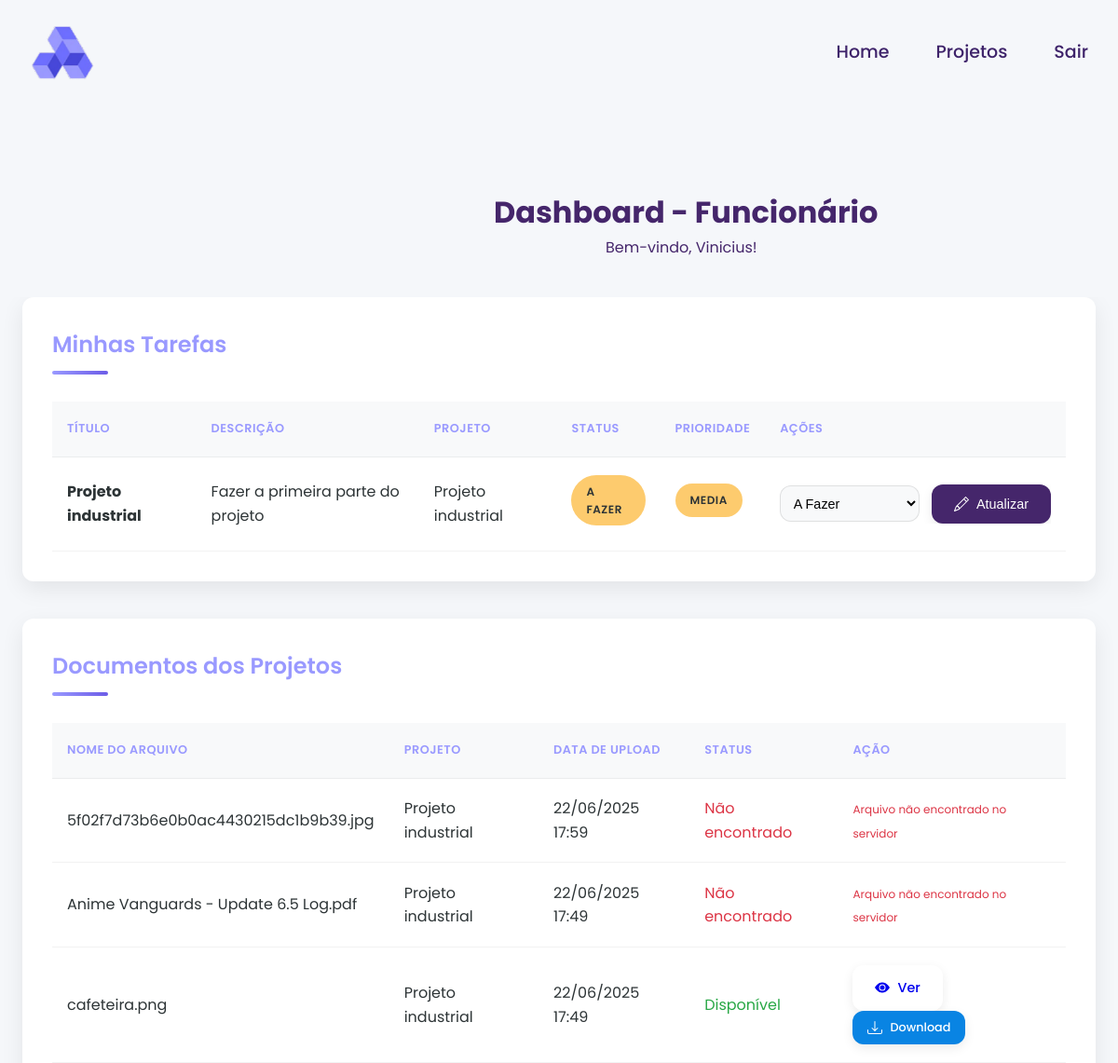
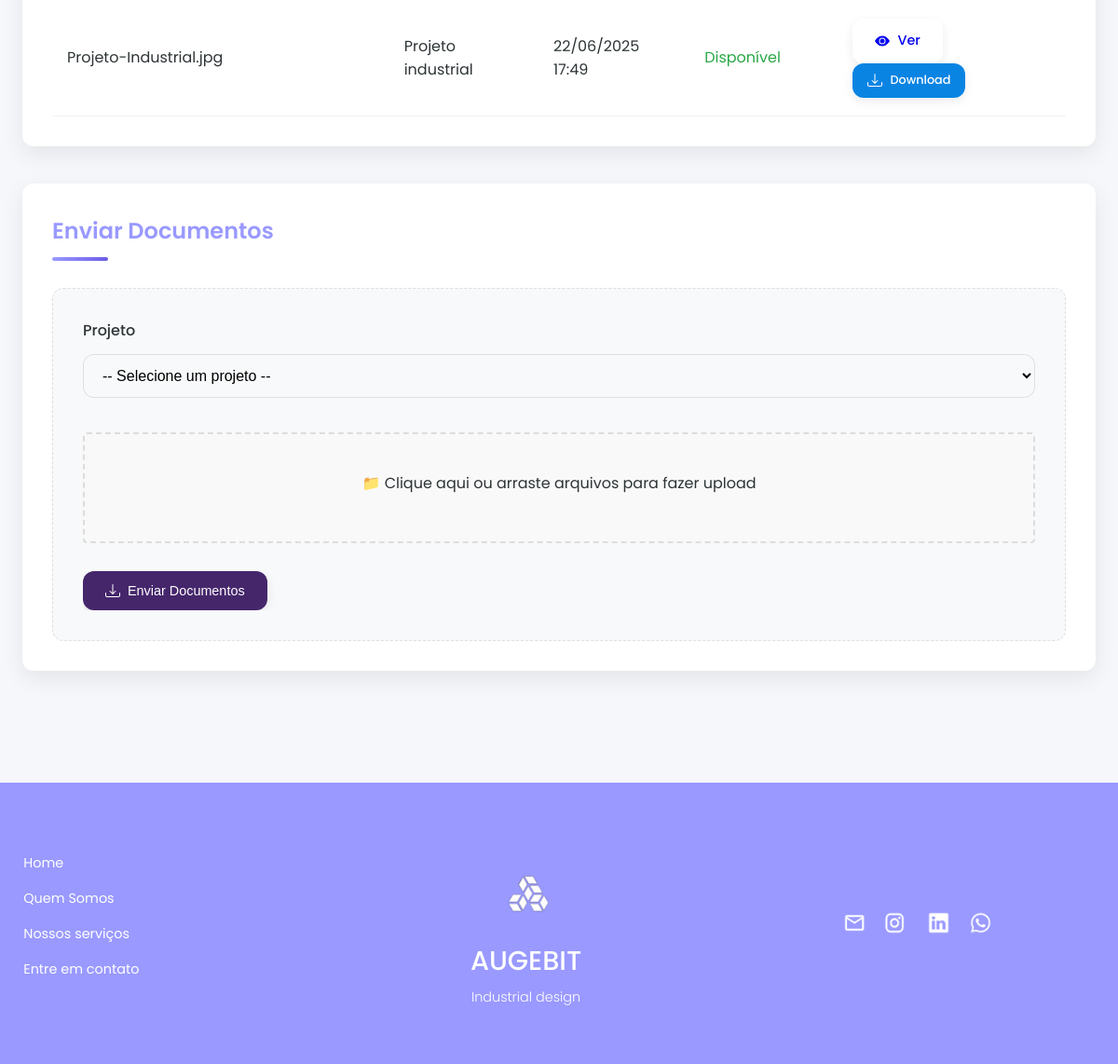
Page /funcionario/dashboard_funcionario.php (signed in) on the committed database (2 pictures, top to bottom).
### tables this page shows
CREATE TABLE `tarefas` (
  `id` int(11) NOT NULL,
  `titulo` varchar(255) NOT NULL,
  `descricao` text DEFAULT NULL,
  `status` enum('a_fazer','em_progresso','concluido') DEFAULT 'a_fazer',
  `prioridade` enum('baixa','media','alta') DEFAULT 'media',
  `prazo` date DEFAULT NULL,
  `projeto_id` int(11) DEFAULT NULL,
  `funcionario_id` int(11) DEFAULT NULL,
  `criado_em` timestamp NOT NULL DEFAULT current_timestamp()
);

CREATE TABLE `projetos` (
  `id` int(11) NOT NULL,
  `titulo` varchar(255) NOT NULL,
  `descricao` text DEFAULT NULL,
  `cliente_id` int(11) DEFAULT NULL,
  `status` enum('pendente','aprovado','em_andamento','finalizado','ajustes') DEFAULT 'pendente',
  `data_inicio` date DEFAULT NULL,
  `data_fim` date DEFAULT NULL,
  `criado_em` timestamp NOT NULL DEFAULT current_timestamp()
);

CREATE TABLE `uploads` (
  `id` int(11) NOT NULL,
  `nome_arquivo` varchar(255) NOT NULL,
  `caminho_arquivo` varchar(255) NOT NULL,
  `projeto_id` int(11) DEFAULT NULL,
  `enviado_em` timestamp NOT NULL DEFAULT current_timestamp(),
  `tamanho_arquivo` bigint(20) DEFAULT NULL,
  `tipo_mime` varchar(100) DEFAULT NULL,
  `data_upload` timestamp NOT NULL DEFAULT current_timestamp(),
  `status_arquivo` enum('ativo','excluido') DEFAULT 'ativo',
  `enviado_por` int(11) DEFAULT NULL
);

### funcionario/dashboard_funcionario.php (the view, shortened to what this page needs)
<?php
include '../conexao.php';
$funcionario_id = $_SESSION['usuario_id'] ?? null;
$funcionario_nome = $_SESSION['usuario_nome'] ?? 'Funcionário';
$result_tarefas = null;
$result_documentos = null;
function obterUrlDownload($caminho_arquivo, $projeto_id = null) {
    $base_url = '/augebit/uploads/';
    if (strpos($caminho_arquivo, 'uploads/') !== false) {
        $parte_arquivo = substr($caminho_arquivo, strpos($caminho_arquivo, 'uploads/') + 8);
        return $base_url . $parte_arquivo;
    }
    return $base_url . $caminho_arquivo;
}
function verificarArquivoExiste($caminho_arquivo, $projeto_id = null) {
    $documento_root = $_SERVER['DOCUMENT_ROOT'];
    $caminhos_possiveis = [];
    $caminhos_possiveis[] = $documento_root . '/augebit/uploads/' . $caminho_arquivo;
    $caminhos_possiveis[] = $documento_root . $caminho_arquivo;
    if (strpos($caminho_arquivo, 'uploads/') !== false) {
        $parte_arquivo = substr($caminho_arquivo, strpos($caminho_arquivo, 'uploads/') + 8);
        $caminhos_possiveis[] = $documento_root . '/augebit/uploads/' . $parte_arquivo;
    }
    foreach ($caminhos_possiveis as $caminho) {
        if (file_exists($caminho)) {
            return $caminho;
        }
    }
    return false;
}
if ($funcionario_id) {
    $sql_tarefas = "SELECT t.id, t.titulo, t.descricao, t.status, t.prioridade, p.titulo as projeto_nome
                    FROM tarefas t
                    INNER JOIN projetos p ON t.projeto_id = p.id
                    WHERE t.funcionario_id = ?
                    ORDER BY t.prioridade DESC, t.id DESC";
    $stmt_tarefas = $conn->prepare($sql_tarefas);
    $stmt_tarefas->bind_param("i", $funcionario_id);
    $stmt_tarefas->execute();
    $result_tarefas = $stmt_tarefas->get_result();
    $sql_documentos = "SELECT DISTINCT u.id, u.nome_arquivo, u.caminho_arquivo, u.data_upload, u.projeto_id, p.titulo as projeto_nome
    FROM uploads u
    INNER JOIN projetos p ON u.projeto_id = p.id
    INNER JOIN tarefas t ON t.projeto_id = p.id
    WHERE t.funcionario_id = ?
    ORDER BY u.data_upload DESC";
    $stmt_documentos = $conn->prepare($sql_documentos);
    $stmt_documentos->bind_param("i", $funcionario_id);
    $stmt_documentos->execute();
    $result_documentos = $stmt_documentos->get_result();
}
?>
<!DOCTYPE html>
<html lang="pt-BR">
<head>
</head>
<body>
   <header>
        <div class="logo-header">
            <img src="../assets/img/augebit.logo.png" alt="Logo da empresa">
        </div>
        <nav>
            <ul>
                <li><a href="../index.php" class="active">Home</a></li>
                <li><a href="#projects-section" class="acount">Projetos</a></li>
                <li><a href="../logout.php" class="contato">Sair</a></li>
            </ul>
        </nav>
    </header>
    <div class="header">
        <h1>Dashboard - Funcionário</h1>
        <div class="user-info">
            <span>Bem-vindo, <?php echo htmlspecialchars($funcionario_nome); ?>!</span>
        </div>
    </div>
    <div class="container">
        <div class="section">
            <h2>Minhas Tarefas</h2>
            <?php if ($result_tarefas && $result_tarefas->num_rows > 0): ?>
                <table>
                    <thead>
                        <tr>
                            <th>Título</th>
                            <th>Descrição</th>
                            <th>Projeto</th>
                            <th>Status</th>
                            <th>Prioridade</th>
                            <th>Ações</th>
                        </tr>
                    </thead>
                    <tbody>
                        <?php while ($tarefa = $result_tarefas->fetch_assoc()): ?>
                            <tr>
                                <td><strong><?php echo htmlspecialchars($tarefa['titulo']); ?></strong></td>
                                <td><?php echo htmlspecialchars($tarefa['descricao']); ?></td>
                                <td><?php echo htmlspecialchars($tarefa['projeto_nome']); ?></td>
                                <td>
                                    <span class="badge status-<?php echo $tarefa['status']; ?>">
                                        <?php
                                        switch($tarefa['status']) {
                                            case 'a_fazer': echo 'A Fazer'; break;
                                        }
                                        ?>
                                    </span>
                                </td>
                                <td>
                                    <span class="badge priority-<?php echo $tarefa['prioridade']; ?>">
                                        <?php echo ucfirst($tarefa['prioridade']); ?>
                                    </span>
                                </td>
                                <td>
                                    <form method="POST" action="atualizar_tarefa.php" class="update-form">
                                        <select name="novo_status" required>
                                            <option value="a_fazer" <?php echo ($tarefa['status'] == 'a_fazer') ? 'selected' : ''; ?>>A Fazer</option>
                                        </select>
                                        <button type="submit" class="btn btn-primary">
                                            Atualizar
                                        </button>
                                    </form>
                                </td>
                            </tr>
                        <?php endwhile; ?>
                    </tbody>
                </table>
            <?php endif; ?>
        </div>
        <div class="section">
            <h2>Documentos dos Projetos</h2>
            <?php if ($result_documentos && $result_documentos->num_rows > 0): ?>
                <table>
                    <thead>
                        <tr>
                            <th>Nome do Arquivo</th>
                            <th>Projeto</th>
                            <th>Data de Upload</th>
                            <th>Status</th>
                            <th>Ação</th>
                        </tr>
                    </thead>
                    <tbody>
                        <?php while ($documento = $result_documentos->fetch_assoc()): ?>
                            <tr>
                                <td><?php echo htmlspecialchars($documento['nome_arquivo']); ?></td>
                                <td><?php echo htmlspecialchars($documento['projeto_nome']); ?></td>
                                <td><?php echo date('d/m/Y H:i', strtotime($documento['data_upload'])); ?></td>
                                <td>
                                    <?php
                                    $caminho_fisico = verificarArquivoExiste($documento['caminho_arquivo'], $documento['projeto_id']);
                                    if ($caminho_fisico):
                                    ?>
                                        <span style="color: #28a745;">Disponível</span>
                                    <?php else: ?>
                                        <span style="color: #dc3545;">Não encontrado</span>
                                    <?php endif; ?>
                                </td>
                                <td>
                                    <?php if ($caminho_fisico): ?>
                                        <?php
                                        $url_download = obterUrlDownload($documento['caminho_arquivo'], $documento['projeto_id']);
                                        $extensao = strtolower(pathinfo($documento['nome_arquivo'], PATHINFO_EXTENSION));
                                        ?>
                                        <?php if (in_array($extensao, ['pdf', 'jpg', 'jpeg', 'png', 'gif'])): ?>
                                            <a href="<?php echo htmlspecialchars($url_download); ?>"
                                               class="btn btn-secondary"
                                               target="_blank"
                                               title="Visualizar arquivo">
                                                <svg xmlns="http://www.w3.org/2000/svg" width="16" height="16" fill="currentColor" viewBox="0 0 16 16">
                                                    <path d="M10.5 8a2.5 2.5 0 1 1-5 0 2.5 2.5 0 0 1 5 0z"/>
                                                    <path d="M0 8s3-5.5 8-5.5S16 8 16 8s-3 5.5-8 5.5S0 8 0 8zm8 3.5a3.5 3.5 0 1 0 0-7 3.5 3.5 0 0 0 0 7z"/>
                                                </svg>
                                                Ver
                                            </a>
                                        <?php endif; ?>
                                        <a href="<?php echo htmlspecialchars($url_download); ?>"
                                           class="btn btn-download"
                                           download="<?php echo htmlspecialchars($documento['nome_arquivo']); ?>"
                                           title="Baixar arquivo">
                                            Download
                                        </a>
                                    <?php else: ?>
                                        <span style="color: #dc3545; font-size: 12px;">Arquivo não encontrado no servidor</span>
                                    <?php endif; ?>
                                </td>
                            </tr>
                        <?php endwhile; ?>
                    </tbody>
                </table>
            <?php endif; ?>
        </div>
        <div class="section">
    <h2>Enviar Documentos</h2>
    <div class="upload-form">
        <form method="POST" enctype="multipart/form-data">
            <div class="form-group">
                <label for="projeto_id">Projeto</label>
                <select name="projeto_id" id="projeto_id" required>
                    <option value="">-- Selecione um projeto --</option>
                </select>
            </div>
            <?php
            if (file_exists('../includes/upload_files_include.php')) {
                include '../includes/upload_files_include.php';
            }
            ?>
            <div style="margin-top: 30px;">
                <button type="submit" name="enviar_documentos" class="btn btn-success">
                    Enviar Documentos
                </button>
            </div>
        </form>
    </div>
</div>
    </div>
<footer class="rodape">
    <div class="pages">
      <p>Home</p>
      <p>Quem Somos</p>
      <p>Nossos serviços</p>
      <p>Entre em contato</p>
    </div>
    <div class="logo-rodape">
      <img src="../assets/img/logobranca.png" alt="Logo Augebit">
      <h1>AUGEBIT</h1>
      <p>Industrial design</p>
    </div>
    <div class="redescociais">
      <img src="../assets/img/emailbranco.png" alt="Email">
      <img src="../assets/img/instabranco.png" alt="Instagram">
      <img src="../assets/img/linkedinbranco.png" alt="Linkedin">
      <img src="../assets/img/zapbranco.png" alt="Whatsapp">
    </div>
  </footer>
</body>
</html>

### rows in the picture
tarefas: titulo "Projeto industrial", descricao "Fazer a primeira parte do projeto", projeto.titulo "Projeto industrial", shows "A FAZER", prioridade "MEDIA", novo_status "A Fazer"
uploads: nome_arquivo "5f02f7d73b6e0b0ac4430215dc1b9b39.jpg", projeto.titulo "Projeto industrial", data_upload "22/06/2025 17:59", shows "Não encontrado", shows "Arquivo não encontrado no servidor"
uploads: nome_arquivo "Anime Vanguards - Update 6.5 Log.pdf", projeto.titulo "Projeto industrial", data_upload "22/06/2025 17:49", shows "Não encontrado", shows "Arquivo não encontrado no servidor"
uploads: nome_arquivo "cafeteira.png", projeto.titulo "Projeto industrial", data_upload "22/06/2025 17:49", shows "Disponível"
uploads: nome_arquivo "Projeto-Industrial.jpg", projeto.titulo "Projeto industrial", data_upload "22/06/2025 17:49", shows "Disponível"

### other values in the picture
$funcionario_nome "Vinicius"
